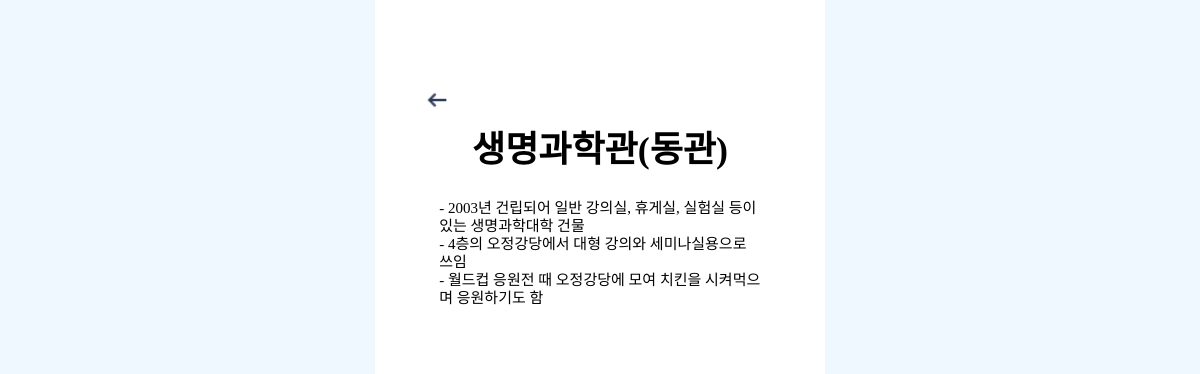
The app's page /facility/19 with its own data.
### KUMAPapp/models.py (models this page shows, shortened)
class Building(models.Model):
    building_name = models.CharField(max_length=50)
    history = models.TextField(null=True)
    building_lat =  models.FloatField(default=0.0)
    building_lon = models.FloatField(default=0.0)

### KUMAPapp/views.py (the view)
# urls.py: path('facility/<int:building_pk>', views.facility, name="facility"),
def facility(request, building_pk):
    building = Building.objects.get(pk = building_pk)
    facilities = Facility.objects.filter(building_id = building_pk)
    return render(request, 'facility.html', {'building': building, 'facilities': facilities})

### KUMAPapp/templates/facility.html (shortened to what this page needs)
<!DOCTYPE html>
{% load static %}
<html lang="en">
<head>
    <link rel="stylesheet" type="text/css" href="{% static './css/base.css' %}" />
    <link rel="stylesheet" type="text/css" href="{% static './css/facility.css' %}" />
</head>
<body>
    <div class="middle">
        <div class="wrapper">
            <div class="titleBox">
                <div class="header" class="oneLine" >
                    <a href="{% url 'index' %}" style="display:inline;"><img src="{% static './image/arrow_left.png' %}" class="backButton"></a>
                    <h2 style="display:inline;"> {{ building.building_name }} </h2>
                </div>
                  <br>
             </div>
             <div class="contentBox">
                <div class="history">
                    <p> {{ building.history }} </p>
                </div>
             </div>
        </div>
    </div>
</body>
</html>

### KUMAPapp/static/css/base.css (style rules this page uses)
body { background-color: aliceblue; margin: 0; }
.middle { width: 100%; min-height: 100vh; max-width: 450px; margin: 0 auto; box-sizing: border-box; }

### KUMAPapp/static/css/facility.css (style rules this page uses)
.wrapper { background-color: white; min-height: 100vh; padding: 24px; }
.titleBox { margin: 20px 0; margin-bottom: 0px; align-items: center; text-align: center; font-weight:bolder; font-size: 150%; }
.header { background: #ffffff; overflow: hidden; padding: 20px; padding-bottom: 0px; text-align: center; }
.header h2 { text-transform: uppercase; color: black; margin: 0; margin-bottom: 5px; display: inline-block; }
.backButton { width: 28px; height: 28px; padding-right: 90%; padding-top: 6% }
.history { background: white; padding: 10%; padding-top: 0%; font-style: normal; font-weight: 400; font-size: 15px; line-height: 18px; color: #000000; }
.history p { margin: 0px; white-space: pre-line; }

### records on screen
Building: building_name "생명과학관(동관)", history "- 2003년 건립되어 일반 강의실, 휴게실, 실험실 등이 있는 생명과학대학 건물 - 4층의 오정강당에서 대형 강의와 세미나실용으로 쓰임 - 월드컵 응원전 때 오정강당에 모여 치킨을 시켜먹으며 응원하기도 함"
